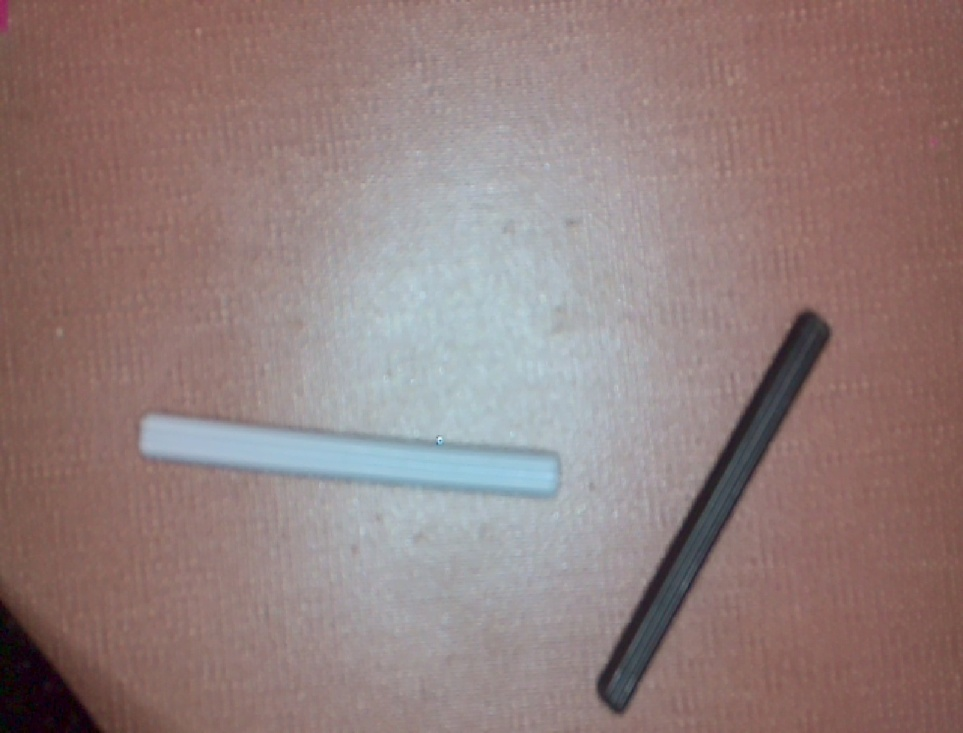
#> input picture Data_Gen/test_real3.jpg, 963 x 733 px, shrunk from 1620 x 1232 before the run
$ python real_bounding_box.py
#> lines starting #> are read from the running program, lines starting #| are printed output that depends on the picture; after the words box and inside, x2 and y2 are one past the last pixel; in counts of white or black regions, pixels touching at a corner belong together
import numpy as np
import cv2 as cv
from matplotlib import pyplot as plt
img = cv.imread('test_real3.jpg',0)
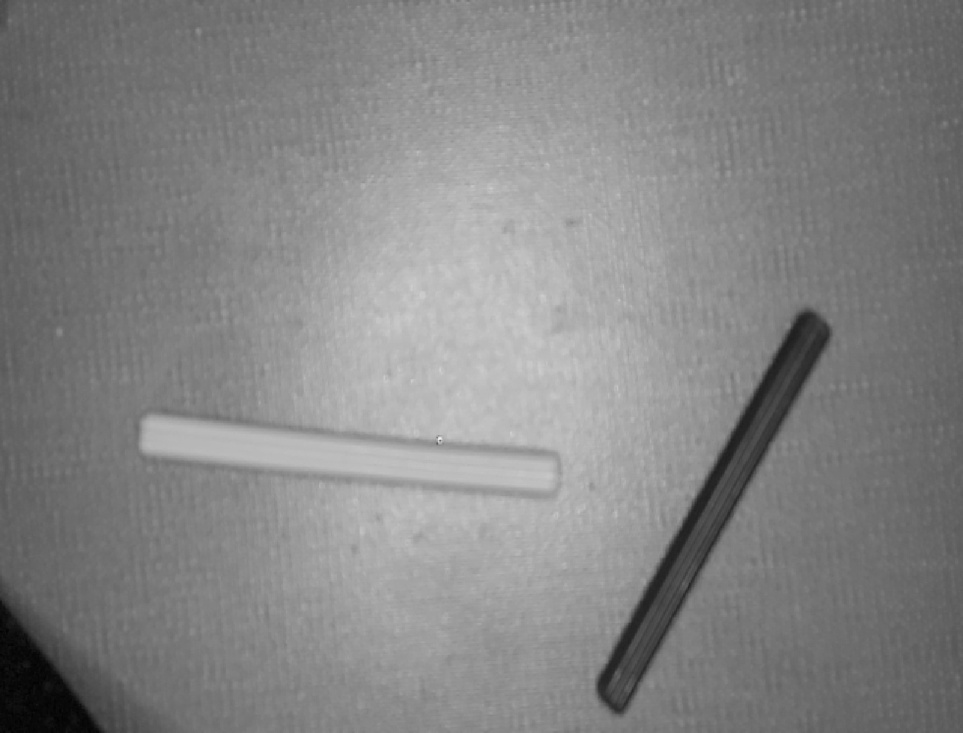
#> img: shape (733, 963); min 1, max 241, mean 132.1

kernel = np.ones((25,25),np.uint8)
dialation = cv.dilate(img,kernel,iterations = 1)
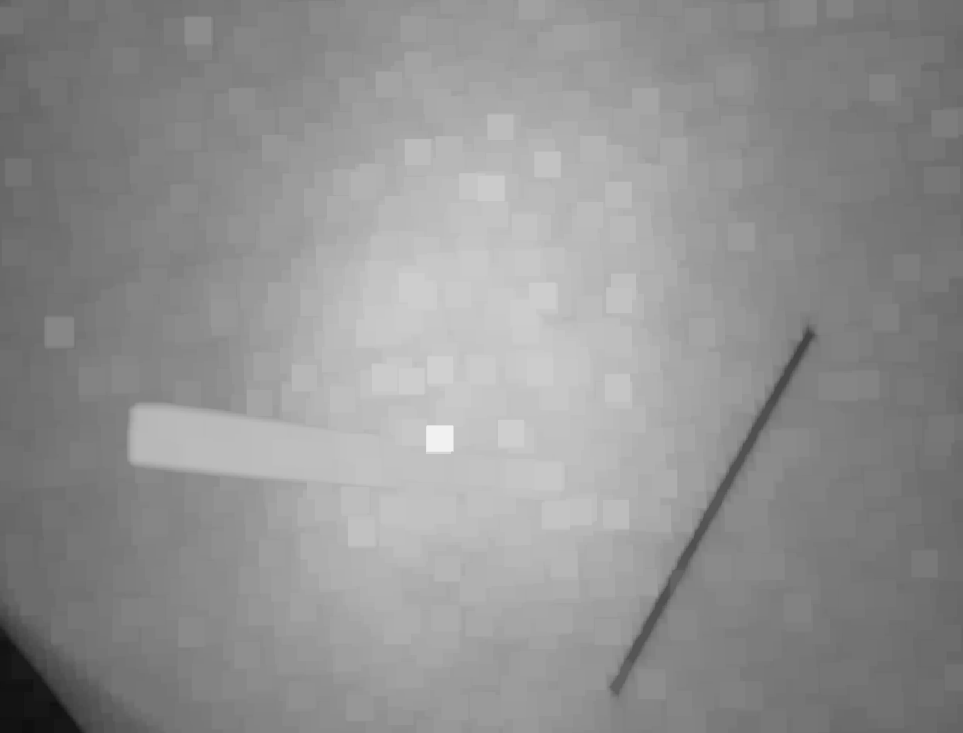
#> dialation: shape (733, 963); min 14, max 241, mean 145.5

edges = cv.Canny(img,0,200)
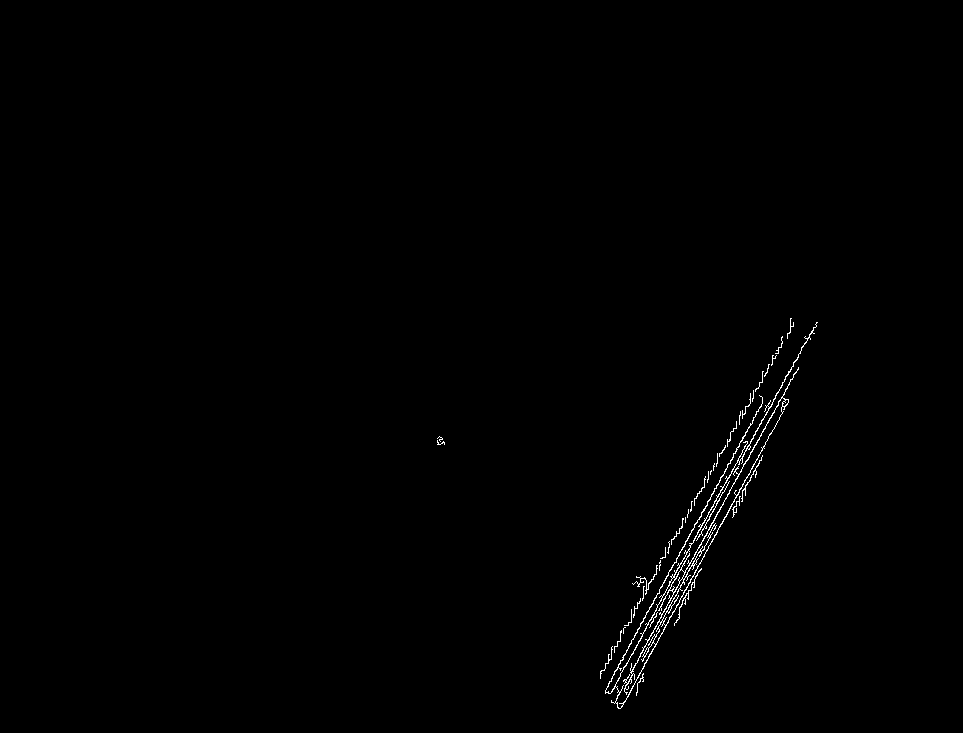
#> edges: shape (733, 963); 0.5% white in thin lines or dots, all inside (x1, y1, x2, y2) = (437, 318, 818, 709)


plt.subplot(121),plt.imshow(img,cmap = 'gray')
plt.title('Original Image'), plt.xticks([]), plt.yticks([])
plt.subplot(122),plt.imshow(edges,cmap = 'gray')
plt.title('Edge Image'), plt.xticks([]), plt.yticks([])
plt.show()
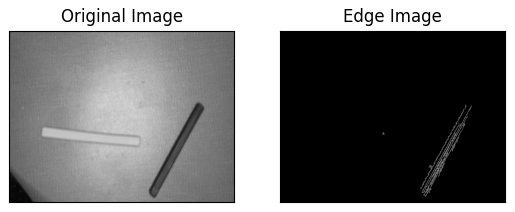
#> figure drawn by matplotlib, 2 panels

$ run again, with Data_Gen/test_real2.jpg copied over Data_Gen/test_real3.jpg
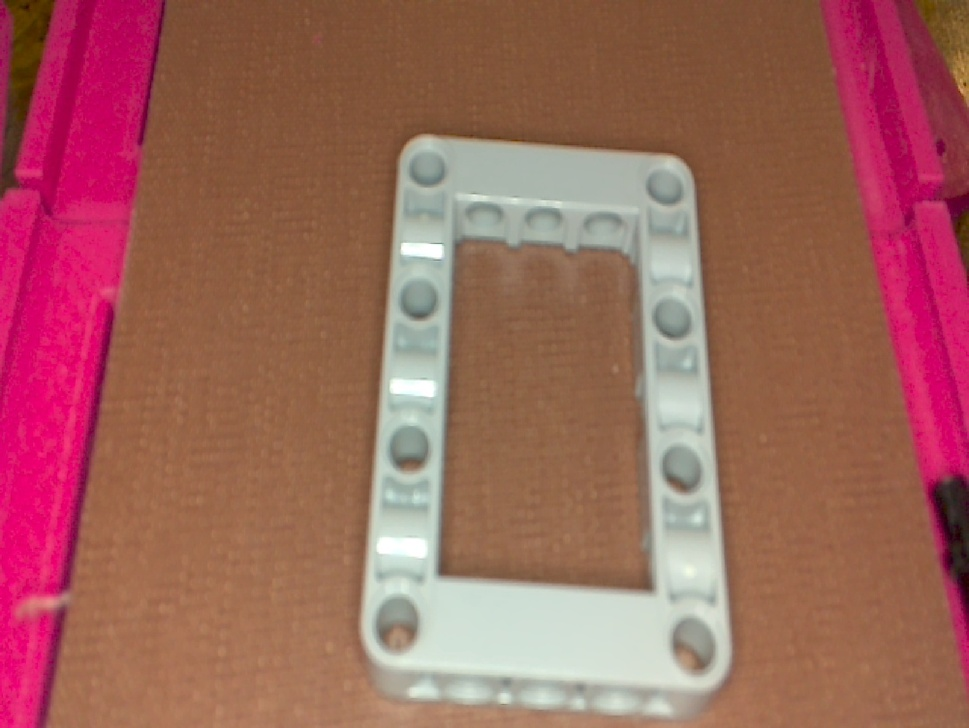
#> input picture Data_Gen/test_real2.jpg, 969 x 728 px, shrunk from 1640 x 1232 before the run
#> `edges = cv.Canny(img,0,200)`:
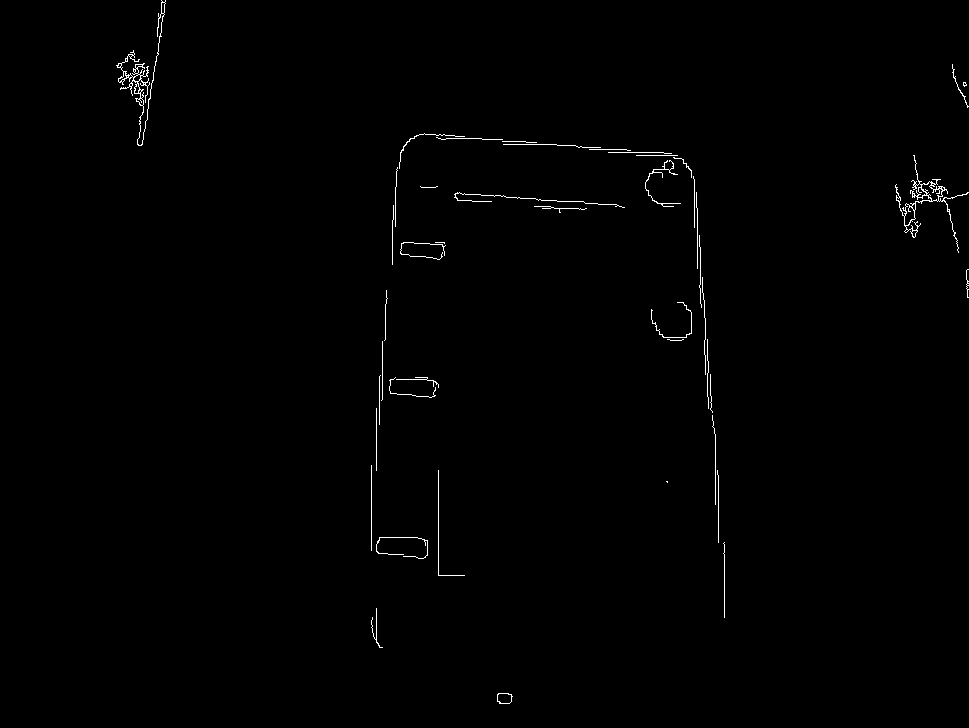
#> edges: shape (728, 969); 0.59% white in thin lines or dots, all inside (x1, y1, x2, y2) = (116, 0, 969, 704)
#> `plt.show()`:
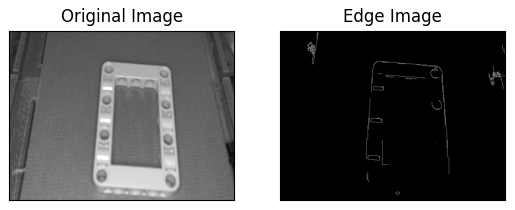
#> figure drawn by matplotlib, 2 panels
